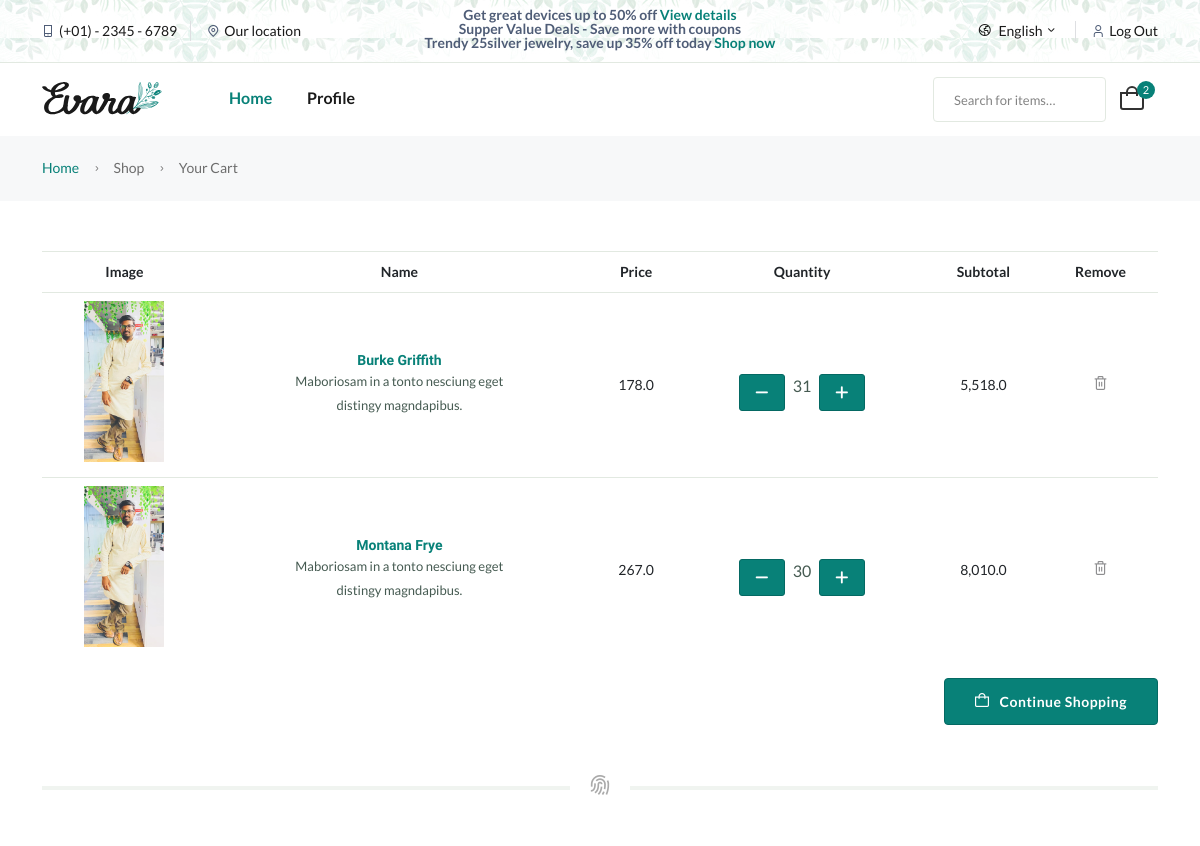
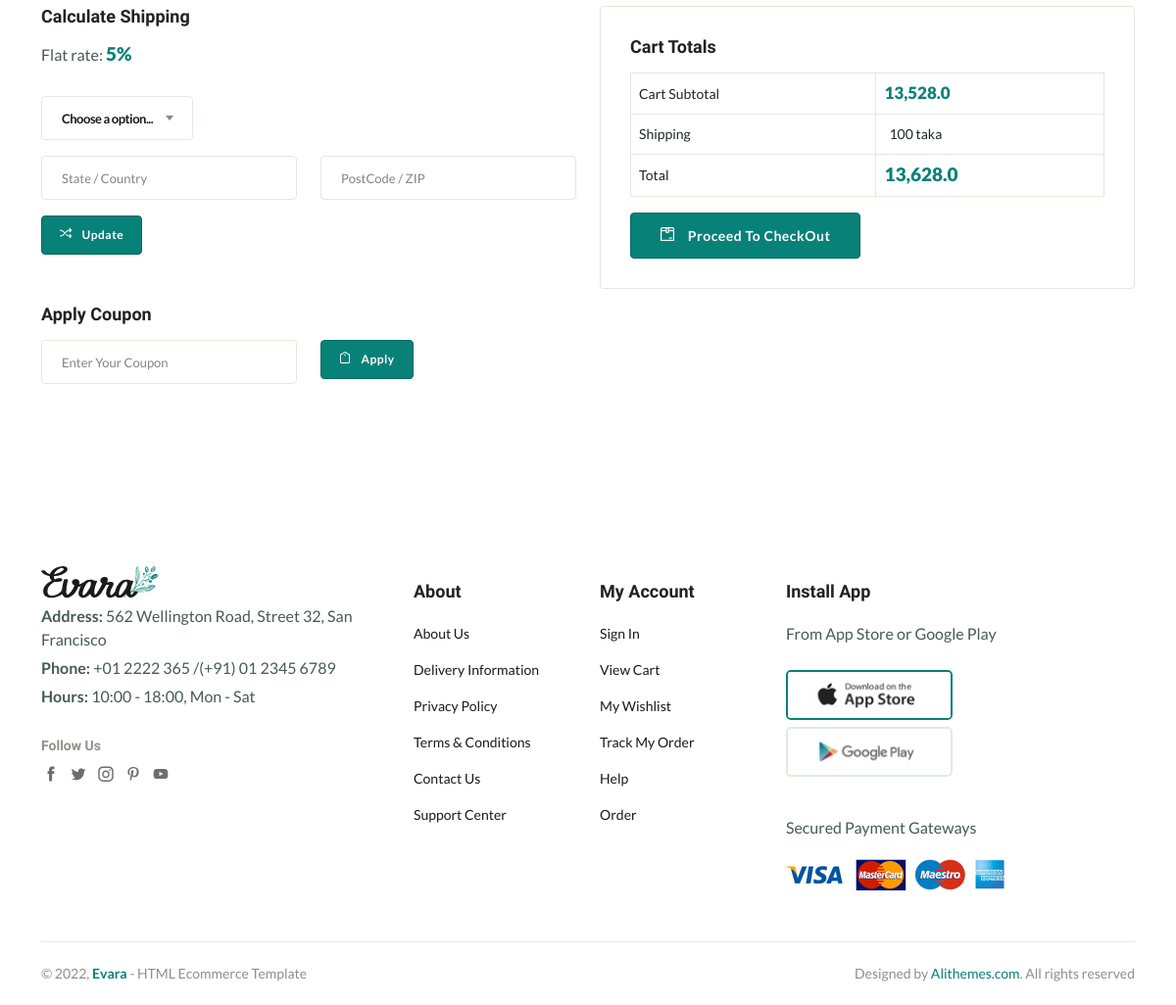
/product/cartPage/ (signed in), run on the app's committed database (2 pictures, top to bottom).
### Product/models.py (models this page shows, shortened)
class Cart(models.Model):
    user = models.ForeignKey(User, on_delete=models.CASCADE)
    product = models.ForeignKey(Product, on_delete=models.CASCADE)
    quantity = models.PositiveIntegerField(default=1)
    def total_price(self):
        return self.quantity * self.product.price

class Product(models.Model):
    name = models.CharField(max_length=15)
    pic = models.ImageField(upload_to='Prod_pic/', null=True, blank=True)
    catagory = models.ForeignKey(Catagory, on_delete=models.CASCADE)
    description = models.TextField()
    price = models.FloatField()
    stock = models.PositiveIntegerField()
    discount_price = models.PositiveIntegerField()
    quantity = models.PositiveIntegerField(null=True, blank=True)

### Product/views.py (the view)
# urls.py: path('cartPage/', cartPage, name='cartPage'),
def cartPage(request):
    user = request.user
    cartProd = [p for p in Cart.objects.all() if p.user == user]
    if cartProd:
        shipping_cost = 100
        total = 0.00
        for p in cartProd:
            totalAmount = (p.quantity) * (p.product.price)
            total = total + totalAmount
            totalwithSHipping = total + shipping_cost
    if user.is_authenticated:
        cart_obj = Cart.objects.filter(user=request.user)
        cart_len = len(cart_obj)
    prod_Cart = Cart.objects.filter(user=request.user)
    return render(request, 'Product/cart.html', locals())

### Templates/Product/cart.html (shortened to what this page needs)
{% extends 'base.html' %}
{% load static %}
{% block body %}
<main class="main">
        <div class="page-header breadcrumb-wrap">
            <div class="container">
                <div class="breadcrumb">
                    <a href="index.html" rel="nofollow">Home</a>
                    <span></span> Shop
                    <span></span> Your Cart
                </div>
            </div>
        </div>
        <section class="mt-50 mb-50">
            <div class="container">
                <div class="row">
                    <div class="col-12">
                        <div class="table-responsive">
                            <table class="table shopping-summery text-center clean">
                                <thead>
                                    <tr class="main-heading">
                                        <th scope="col">Image</th>
                                        <th scope="col">Name</th>
                                        <th scope="col">Price</th>
                                        <th scope="col">Quantity</th>
                                        <th scope="col">Subtotal</th>
                                        <th scope="col">Remove</th>
                                    </tr>
                                </thead>
                                <tbody>
                                    {% for i in prod_Cart %}
                                    <tr>
                                        <td class="image product-thumbnail"><img src="{{i.product.pic.url}}" alt="#"></td>
                                        <td class="product-des product-name">
                                            <h5 class="product-name"><a href="shop-product-right.html">{{i.product.name}}</a></h5>
                                            <p class="font-xs">Maboriosam in a tonto nesciung eget<br> distingy magndapibus.
                                            </p>
                                        </td>
                                        <td class="price" data-title="Price"><span>{{i.product.price}}</span></td>
                                        <td class="text-center" data-title="Stock">
                                            <div class="d-flex mt-3 justify-content-center">
                                                <form action="{% url 'update_quantity' i.product.id 'minus' %}" methode="POST">
                                                    <button type="submit" class="btn btn-small" ><i
                                                            class="fa-solid fa-minus"></i></button>
                                                </form>
                                                <p class='mx-2' >{{i.quantity}}</p>
                                                <form action="{% url 'update_quantity' i.product.id 'plus' %}" methode="POST">
                                                    <button type="submit" class="btn btn-small" ><i
                                                            class="fa-solid fa-plus"></i></button>
                                                </form>
                                            </div>
                                        </td>
                                        <td class="text-right" data-title="Cart">
                                            <span>{{i.total_price}}</span>
                                        </td>
                                        <td class="action" data-title="Remove"><a href="{% url 'remove_from_cart' i.id %}" class="text-muted"><i class="fi-rs-trash"></i></a></td>
                                    </tr>
                                    {% endfor %}
                                </tbody>
                            </table>
                        </div>
                        <div class="cart-action text-end">
                            <a class="btn " href="{% url 'home' %}" ><i class="fi-rs-shopping-bag mr-10"></i>Continue Shopping</a>
                        </div>
                        <div class="divider center_icon mt-50 mb-50"><i class="fi-rs-fingerprint"></i></div>
                        <div class="row mb-50">
                            <div class="col-lg-6 col-md-12">
                                <div class="heading_s1 mb-3">
                                    <h4>Calculate Shipping</h4>
                                </div>
                                <p class="mt-15 mb-30">Flat rate: <span class="font-xl text-brand fw-900">5%</span></p>
                                <form class="field_form shipping_calculator">
                                    <div class="form-row">
                                        <div class="form-group col-lg-12">
                                            <div class="custom_select">
                                            </div>
                                        </div>
                                    </div>
                                    <div class="form-row row">
                                        <div class="form-group col-lg-6">
                                            <input required="required" placeholder="State / Country" name="name" type="text">
                                        </div>
                                        <div class="form-group col-lg-6">
                                            <input required="required" placeholder="PostCode / ZIP" name="name" type="text">
                                        </div>
                                    </div>
                                    <div class="form-row">
                                        <div class="form-group col-lg-12">
                                            <button class="btn  btn-sm"><i class="fi-rs-shuffle mr-10"></i>Update</button>
                                        </div>
                                    </div>
                                </form>
                                <div class="mb-30 mt-50">
                                    <div class="heading_s1 mb-3">
                                        <h4>Apply Coupon</h4>
                                    </div>
                                    <div class="total-amount">
                                        <div class="left">
                                            <div class="coupon">
                                                <form action="#" target="_blank">
                                                    <div class="form-row row justify-content-center">
                                                        <div class="form-group col-lg-6">
                                                            <input class="font-medium" name="Coupon" placeholder="Enter Your Coupon">
                                                        </div>
                                                        <div class="form-group col-lg-6">
                                                            <button class="btn  btn-sm"><i class="fi-rs-label mr-10"></i>Apply</button>
                                                        </div>
                                                    </div>
                                                </form>
                                            </div>
                                        </div>
                                    </div>
                                </div>
                            </div>
                            <div class="col-lg-6 col-md-12">
                                <div class="border p-md-4 p-30 border-radius cart-totals">
                                    <div class="heading_s1 mb-3">
                                        <h4>Cart Totals</h4>
                                    </div>
                                    <div class="table-responsive">
                                        <table class="table">
                                            <tbody>
                                                <tr>
                                                    <td class="cart_total_label">Cart Subtotal</td>
                                                    <td class="cart_total_amount"><span class="font-lg fw-900 text-brand">{{total}}</span></td>
                                                </tr>
                                                <tr>
                                                    <td class="cart_total_label">Shipping</td>
                                                    <td class="cart_total_amount">  100 taka </td>
                                                </tr>
                                                <tr>
                                                    <td class="cart_total_label">Total</td>
                                                    <td class="cart_total_amount"><strong><span class="font-xl fw-900 text-brand">{{totalwithSHipping}}</span></strong></td>
                                                </tr>
                                            </tbody>
                                        </table>
                                    </div>
                                    <a href="{% url 'CheckOut' %}" class="btn "> <i class="fi-rs-box-alt mr-10"></i> Proceed To CheckOut</a>
                                </div>
                            </div>
                        </div>
                    </div>
                </div>
            </div>
        </section>
    </main>
{% endblock %}

### data on the page
Cart: product.pic (picture), product.name "Burke Griffith", product.price "178.0", quantity "31", total_price "5,518.0"
Cart: product.pic (picture), product.name "Montana Frye", product.price "267.0", quantity "30", total_price "8,010.0"

### other printed values
{{ cart_len }} "2"
{{ total }} "13,528.0"
{{ totalwithSHipping }} "13,628.0"
